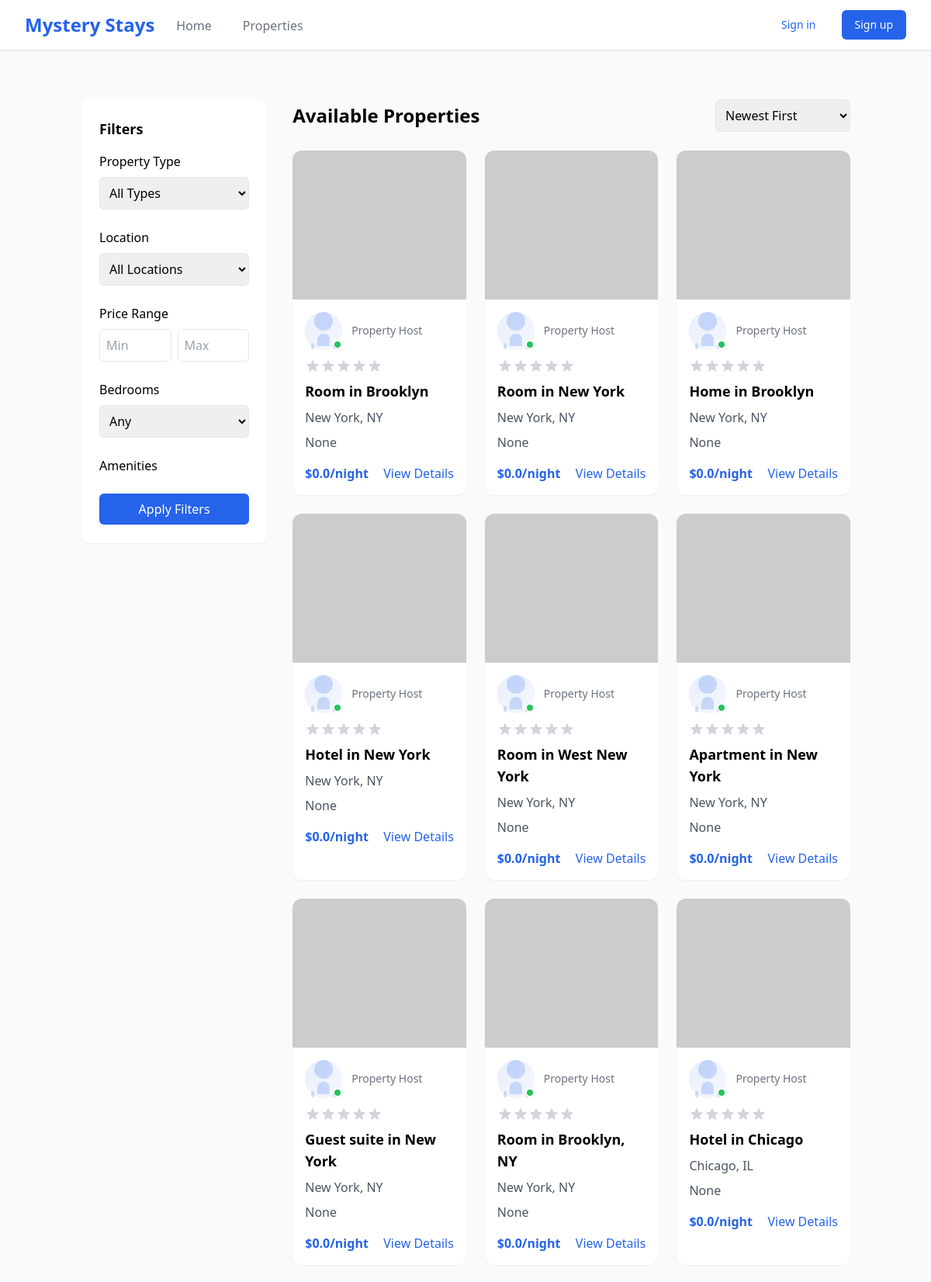
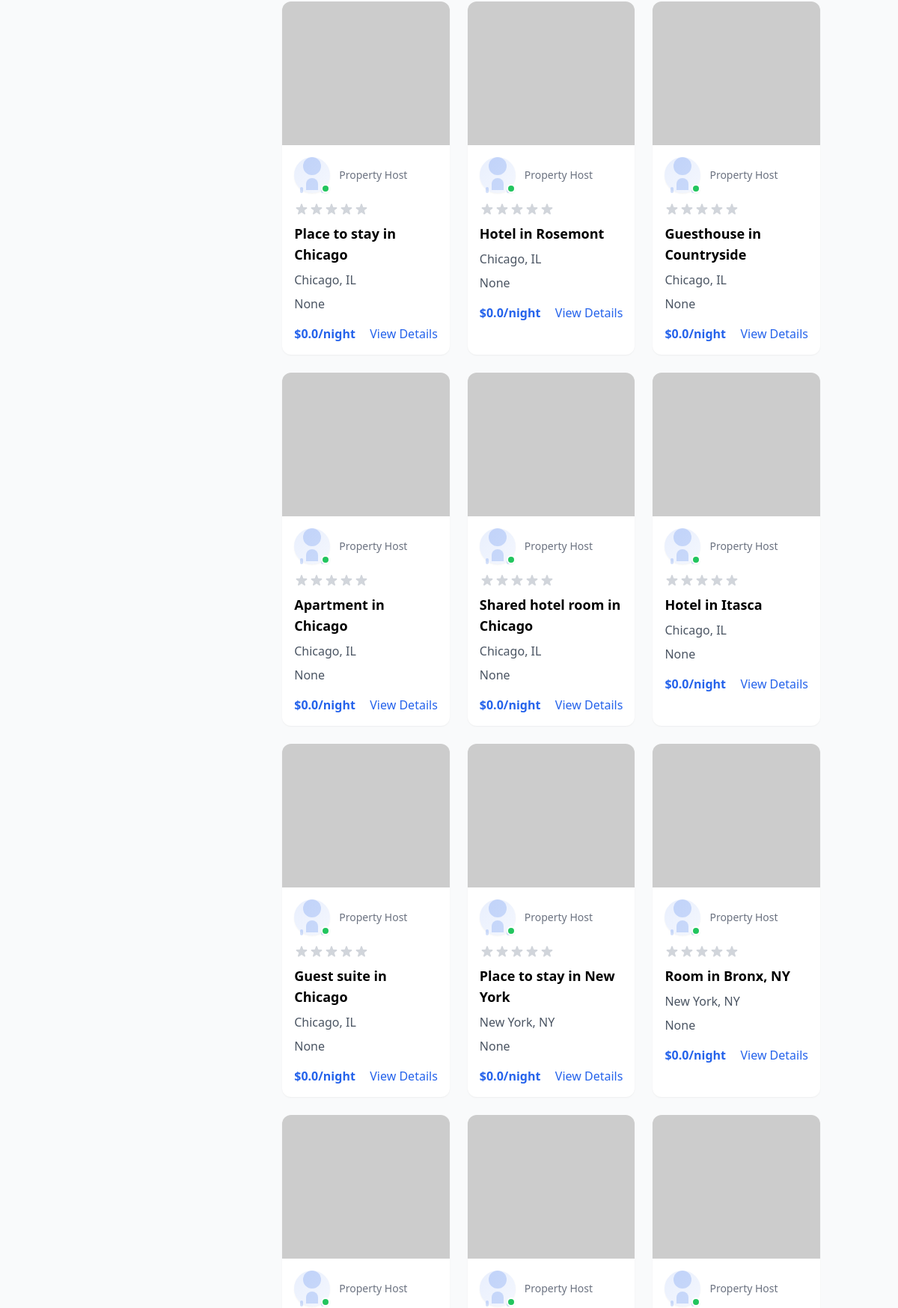
The app's page /search/ (upper part) with its own data (2 pictures, top to bottom).
### listings/models.py (models this page shows, shortened)
class Property(models.Model):
    PROPERTY_TYPE_CHOICES = (
        ('APARTMENT', 'Apartment'),
        ('HOUSE', 'House'),
        ('CONDO', 'Condo'),
        ('TOWNHOUSE', 'Townhouse'),
    )
    SOURCE_CHOICES = (
        ('AIRBNB', 'Airbnb'),
        ('OTHER', 'Other'),
    )
    listing_id = models.CharField(max_length=50, unique=True, blank=True, null=True)  # Added for scraper
    title = models.CharField(max_length=255)
    description = models.TextField(blank=True, null=True)
    landlord = models.ForeignKey(Landlord, on_delete=models.SET_NULL, null=True, blank=True)
    location = models.ForeignKey(Location, on_delete=models.CASCADE)
    property_type = models.CharField(max_length=50, choices=PROPERTY_TYPE_CHOICES, default='APARTMENT')
    bedrooms = models.PositiveIntegerField(default=1)
    bathrooms = models.PositiveIntegerField(default=1)
    rent_amount = models.FloatField()
    rating = models.FloatField(blank=True, null=True)
    is_available = models.BooleanField(default=True)
    source = models.CharField(max_length=50, choices=SOURCE_CHOICES, default='AIRBNB')
    voucher_types = models.ManyToManyField(VoucherType, blank=True)
    date_posted = models.DateTimeField(auto_now_add=True)
    created_at = models.DateTimeField(auto_now_add=True)
    updated_at = models.DateTimeField(auto_now=True)
    is_outdated = models.BooleanField(default=False)

class Location(models.Model):
    address = models.CharField(max_length=255, blank=True, null=True)
    city = models.CharField(max_length=100)
    state = models.CharField(max_length=100)
    country = models.CharField(max_length=100)
    zip_code = models.CharField(max_length=20, blank=True, null=True)

### listings/views.py (the view, shortened to what this page needs)
# urls.py: path('search/', search, name='search'),
def search(request):
    properties = Property.objects.filter(is_available=True)
    budget = request.GET.get('budget')
    if budget == 'budget':
        properties = properties.filter(rent_amount__lte=300)
    elif budget == 'standard':
        properties = properties.filter(rent_amount__gt=300, rent_amount__lte=700)
    elif budget == 'luxury':
        properties = properties.filter(rent_amount__gt=700)
    travelers = request.GET.get('travelers')
    dates = request.GET.get('dates')
    if dates:
        pass
    return render(request, 'listings/property_list.html', {
        'properties': properties,
        'search_params': {
            'budget': budget,
            'travelers': travelers,
            'dates': dates
        }
    })

### listings/templates/listings/property_list.html (shortened to what this page needs)
{% extends "listings/base.html" %}
{% block page_content %}
<div class="container mx-auto px-4 py-8">
    <div class="flex flex-col md:flex-row gap-8">
        <div class="w-full md:w-1/4 bg-white rounded-xl shadow-sm p-6 h-fit">
            <form method="get" action="{% url 'property_list' %}" id="filter-form">
                <h3 class="text-lg font-semibold mb-4">Filters</h3>
                <div class="mb-6">
                    <h4 class="font-medium mb-2">Property Type</h4>
                    <select name="property_type" class="w-full p-2 border rounded-md">
                        <option value="">All Types</option>
                    </select>
                </div>
                <div class="mb-6">
                    <h4 class="font-medium mb-2">Location</h4>
                    <select name="location" class="w-full p-2 border rounded-md">
                        <option value="">All Locations</option>
                    </select>
                </div>
                <div class="mb-6">
                    <h4 class="font-medium mb-2">Price Range</h4>
                    <div class="flex gap-2">
                        <input type="number" name="min_price" placeholder="Min" value="{{ filters.min_price }}"
                               class="w-1/2 p-2 border rounded-md">
                        <input type="number" name="max_price" placeholder="Max" value="{{ filters.max_price }}"
                               class="w-1/2 p-2 border rounded-md">
                    </div>
                </div>
                <div class="mb-6">
                    <h4 class="font-medium mb-2">Bedrooms</h4>
                    <select name="bedrooms" class="w-full p-2 border rounded-md">
                        <option value="">Any</option>
                    </select>
                </div>
                <div class="mb-6">
                    <h4 class="font-medium mb-2">Amenities</h4>
                </div>
                <button type="submit" class="w-full bg-primary text-white py-2 px-4 rounded-md hover:bg-primary-dark transition-colors">
                    Apply Filters
                </button>
            </form>
        </div>
        <div class="w-full md:w-3/4">
            <div class="mb-6 flex justify-between items-center">
                <h2 class="text-2xl font-bold">Available Properties</h2>
                <select name="sort_by" form="filter-form" class="p-2 border rounded-md">
                    <option value="-created_at" {% if filters.sort_by == '-created_at' %}selected{% endif %}>Newest First</option>
                </select>
            </div>
            <div class="grid grid-cols-1 md:grid-cols-2 lg:grid-cols-3 gap-6">
                {% for property in properties %}
                    <div class="bg-white rounded-xl overflow-hidden shadow-sm hover:shadow-md transition-shadow">
                        <img src="{{ property.images.first.image_url|default:'https://via.placeholder.com/300x200' }}"
                             alt="{{ property.title }}" class="w-full h-48 object-cover">
                        <div class="p-4">
                            <div class="flex items-center gap-3 mb-3">
                                <div class="relative">
                                    <div class="w-12 h-12 rounded-full bg-gradient-to-br from-primary/10 to-primary/5 flex items-center justify-center shadow-sm">
                                        <div class="relative">
                                            <div class="w-6 h-6 rounded-full bg-primary/20 mx-auto"></div>
                                            <div class="w-4 h-4 bg-primary/20 rounded-t-full mx-auto mt-1"></div>
                                            <div class="flex justify-between w-8 mx-auto -mt-1">
                                                <div class="w-1 h-2 bg-primary/20 rounded-full"></div>
                                            </div>
                                        </div>
                                    </div>
                                    <div class="absolute bottom-0 right-0 w-3 h-3 bg-green-500 rounded-full border-2 border-white shadow-sm"></div>
                                </div>
                                <div>
                                    <p class="text-sm text-gray-500">Property Host</p>
                                </div>
                            </div>
                            <div class="flex items-center text-amber-500 mb-2">
                            </div>
                            <h3 class="text-lg font-semibold mb-2">{{ property.title }}</h3>
                            <p class="text-gray-600 mb-2">{{ property.location.city }}, {{ property.location.state }}</p>
                            <p class="text-gray-600 mb-4">{{ property.description|truncatechars:100 }}</p>
                            <div class="flex items-center justify-between">
                                <span class="text-primary font-bold">${{ property.rent_amount }}/night</span>
                                <a href="{% url 'property_detail' property.pk %}" class="text-primary hover:text-primary-dark">View Details</a>
                            </div>
                        </div>
                    </div>
                {% endfor %}
            </div>
        </div>
    </div>
</div>
{% endblock %}

### records on screen
Property: title "Room in Brooklyn", location.city "New York", location.state "NY", description "None", rent_amount "0.0"
Property: title "Room in New York", location.city "New York", location.state "NY", description "None", rent_amount "0.0"
Property: title "Home in Brooklyn", location.city "New York", location.state "NY", description "None", rent_amount "0.0"
Property: title "Hotel in New York", location.city "New York", location.state "NY", description "None", rent_amount "0.0"
Property: title "Room in West New York", location.city "New York", location.state "NY", description "None", rent_amount "0.0"
Property: title "Apartment in New York", location.city "New York", location.state "NY", description "None", rent_amount "0.0"
Property: title "Guest suite in New York", location.city "New York", location.state "NY", description "None", rent_amount "0.0"
Property: title "Room in Brooklyn, NY", location.city "New York", location.state "NY", description "None", rent_amount "0.0"
Property: title "Hotel in Chicago", location.city "Chicago", location.state "IL", description "None", rent_amount "0.0"
Property: title "Place to stay in Chicago", location.city "Chicago", location.state "IL", description "None", rent_amount "0.0"
Property: title "Hotel in Rosemont", location.city "Chicago", location.state "IL", description "None", rent_amount "0.0"
Property: title "Guesthouse in Countryside", location.city "Chicago", location.state "IL", description "None", rent_amount "0.0"
Property: title "Apartment in Chicago", location.city "Chicago", location.state "IL", description "None", rent_amount "0.0"
Property: title "Shared hotel room in Chicago", location.city "Chicago", location.state "IL", description "None", rent_amount "0.0"
Property: title "Hotel in Itasca", location.city "Chicago", location.state "IL", description "None", rent_amount "0.0"
Property: title "Guest suite in Chicago", location.city "Chicago", location.state "IL", description "None", rent_amount "0.0"
Property: title "Place to stay in New York", location.city "New York", location.state "NY", description "None", rent_amount "0.0"
Property: title "Room in Bronx, NY", location.city "New York", location.state "NY", description "None", rent_amount "0.0"
